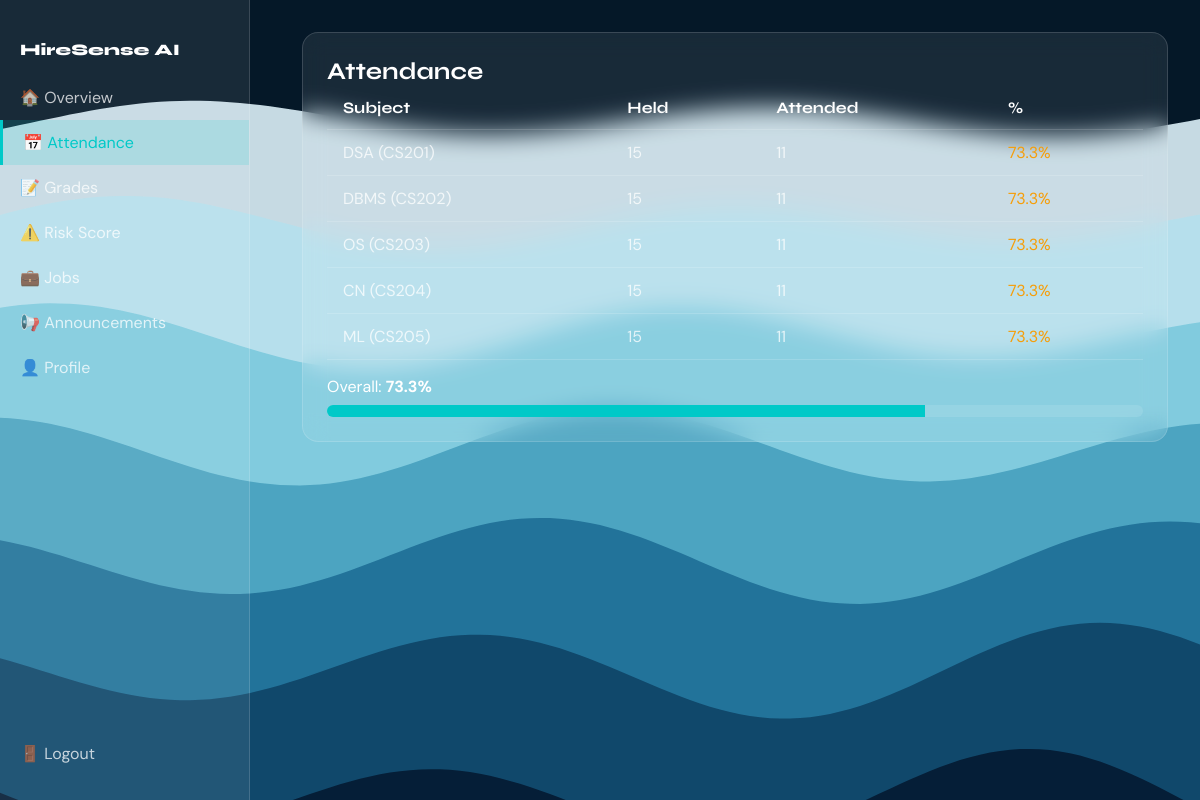
The page /student/attendance/ (signed in) on the database its author committed.
### students/models.py (models this page shows, shortened)
class Subject(models.Model):
    name = models.CharField(max_length=200)
    code = models.CharField(max_length=20)
    semester = models.IntegerField(default=1)
    faculty = models.ForeignKey(
        settings.AUTH_USER_MODEL,
        on_delete=models.SET_NULL,
        null=True,
        blank=True,
        related_name='subjects_taught',
        limit_choices_to={'role': 'faculty'}
    )
    class Meta:
        ordering = ['semester', 'code']

### students/views.py (the view)
# urls.py: path('attendance/', views.manage_attendance, name='manage_attendance'),
@login_required
@role_required('student')
def attendance(request):
    profile = get_student_profile(request.user)
    records = AttendanceRecord.objects.filter(student=profile).select_related('subject').order_by('subject__code', '-date')
    by_subject = {}
    for r in records:
        key = (r.subject_id, r.subject.code, r.subject.name)
        if key not in by_subject:
            by_subject[key] = {'held': 0, 'attended': 0}
        by_subject[key]['held'] += 1
        if r.status == 'present':
            by_subject[key]['attended'] += 1
    rows = []
    total_held = total_att = 0
    for (_, code, name), v in sorted(by_subject.items(), key=lambda x: x[0][1]):
        pct = round((v['attended'] / v['held'] * 100), 1) if v['held'] else 0
        total_held += v['held']
        total_att += v['attended']
        rows.append({'subject': name, 'code': code, 'held': v['held'], 'attended': v['attended'], 'pct': pct})
    overall = round((total_att / total_held * 100), 1) if total_held else 0
    return render(request, 'students/attendance.html', {'rows': rows, 'overall': overall})

### students/views.py (called while the page is built)
def get_student_profile(user):
    return get_object_or_404(StudentProfile, user=user)

### templates/students/attendance.html
{% extends "base_dashboard.html" %}
{% block sidebar_links %}
  <a href="{% url 'students:dashboard' %}">🏠 Overview</a>
  <a href="{% url 'students:attendance' %}" class="active">📅 Attendance</a>
  <a href="{% url 'students:grades' %}">📝 Grades</a>
  <a href="{% url 'students:risk_score' %}">⚠️ Risk Score</a>
  <a href="{% url 'students:job_board' %}">💼 Jobs</a>
  <a href="{% url 'students:announcements' %}">📢 Announcements</a>
  <a href="{% url 'accounts:profile' %}">👤 Profile</a>
{% endblock %}
{% block dashboard_content %}
<div class="glass-card">
  <h2>Attendance</h2>
  <table class="data-table">
    <thead><tr><th>Subject</th><th>Held</th><th>Attended</th><th>%</th></tr></thead>
    <tbody>
      {% for r in rows %}
      <tr>
        <td>{{ r.subject }} ({{ r.code }})</td>
        <td>{{ r.held }}</td>
        <td>{{ r.attended }}</td>
        <td class="{% if r.pct >= 75 %}risk-low{% elif r.pct >= 60 %}risk-mid{% else %}risk-high{% endif %}">{{ r.pct }}%</td>
      </tr>
      {% empty %}
      <tr><td colspan="4">No records.</td></tr>
      {% endfor %}
    </tbody>
  </table>
  <p style="margin-top: 1rem;">Overall: <strong>{{ overall }}%</strong></p>
  <div style="height: 12px; background: rgba(255,255,255,0.1); border-radius: 6px; overflow: hidden; margin-top: 0.5rem;">
    <div style="height: 100%; width: {{ overall }}%; background: var(--teal);"></div>
  </div>
</div>
{% endblock %}

### static/css/main.css (style rules this page uses)
:root { --teal: #00C9C8; --purple: #7C5CBF; --navy: #051828; --glass-bg: rgba(255,255,255,0.08); --glass-border: rgba(255,255,255,0.15); --text-primary: #FFFFFF; --text-secondary: rgba(255,255,255,0.75); }
* { box-sizing: border-box; margin: 0; padding: 0; }
html { scroll-behavior: smooth; }
body { font-family: 'DM Sans', system-ui, sans-serif; background: var(--navy); color: var(--text-primary); min-height: 100vh; -webkit-font-smoothing: antialiased; }
h1, h2, h3, h4, h5, h6 { font-family: 'Syne', sans-serif; font-weight: 700; }
.glass-card { background: var(--glass-bg); border: 1px solid var(--glass-border); backdrop-filter: blur(12px); -webkit-backdrop-filter: blur(12px); border-radius: 16px; padding: 24px; margin-bottom: 1.5rem; }
.dashboard-sidebar a, .dashboard-sidebar .sidebar-link { display: flex; align-items: center; gap: 0.75rem; padding: 0.75rem 1.25rem; color: var(--text-secondary); text-decoration: none; font-size: 1rem; transition: background 0.2s, color 0.2s; }
.dashboard-sidebar a.active { background: rgba(0,201,200,0.15); color: var(--teal); border-left: 3px solid var(--teal); }
.data-table { width: 100%; border-collapse: collapse; color: var(--text-secondary); }
.data-table th, .data-table td { padding: 0.75rem 1rem; text-align: left; border-bottom: 1px solid var(--glass-border); }
.data-table th { font-family: 'Syne', sans-serif; color: var(--text-primary); }
.risk-mid, .risk-medium { color: #f59e0b; }

### rows shown on the page
Subject: subject "DSA", code "CS201"
Subject: subject "DBMS", code "CS202"
Subject: subject "OS", code "CS203"
Subject: subject "CN", code "CS204"
Subject: subject "ML", code "CS205"

### other values the page prints
{{ r.held }} "15" "15" "15" "15" "15"
{{ r.attended }} "11" "11" "11" "11" "11"
{{ r.pct }} "73.3" "73.3" "73.3" "73.3" "73.3"
{{ overall }} "73.3"
